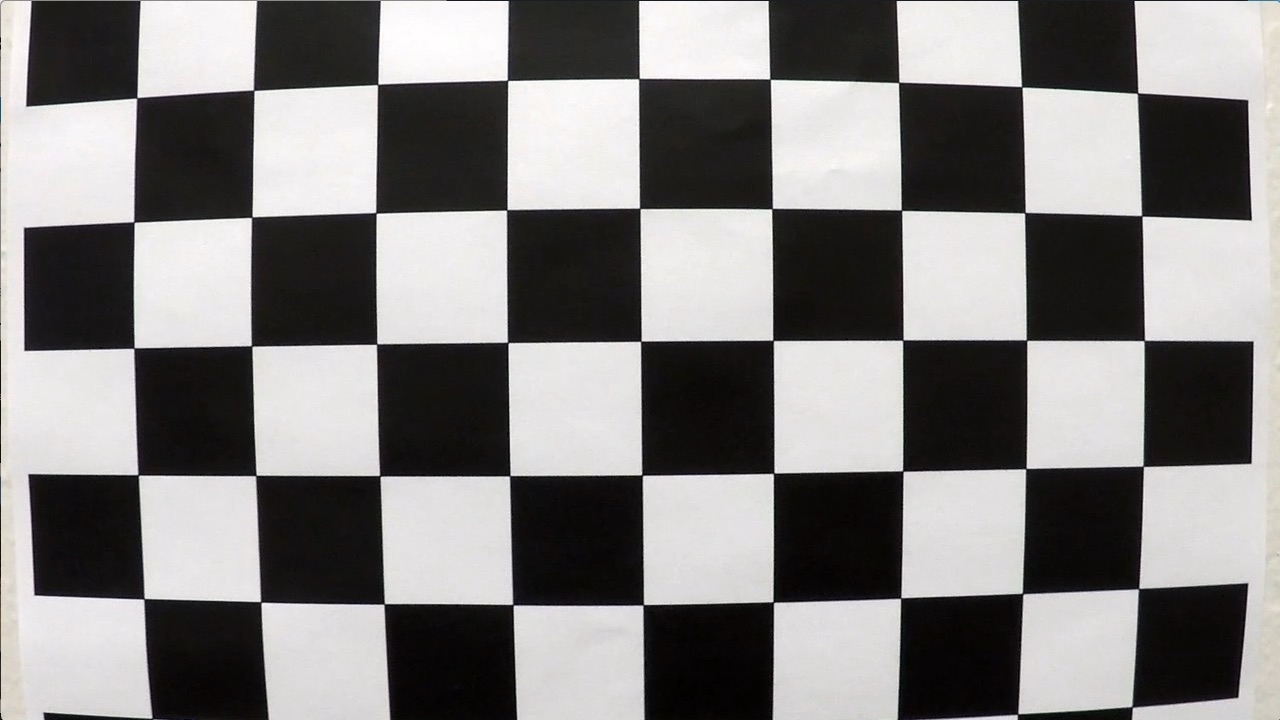
#> input picture camera_cal/calibration1.jpg, 1280 x 720 px; its folder holds 4 pictures in this run
$ python lane_finder.py   (Python 2 division)   (older library calls are emulated)
#> lines starting #> are read from the running program, lines starting #| are printed output that depends on the picture; after the words box and inside, x2 and y2 are one past the last pixel; in counts of white or black regions, pixels touching at a corner belong together
### utils.py
import numpy as np
import cv2

def calibrate_camera(image_paths):
    if not image_paths:
        raise Exception('No image paths defined')

    objp = np.zeros((6 * 9, 3), np.float32)
    objp[:, :2] = np.mgrid[0:9, 0:6].T.reshape(-1, 2)

    # Arrays to store object points and image points from all the images.
    objpoints = []  # 3d points in real world space
    imgpoints = []  # 2d points in image plane.

    gray = None
    # Step through the list and search for chessboard corners
    for fname in image_paths:
        img = cv2.imread(fname)
#> img is the input picture: shape (720, 1280, 3); mean B, G, R 127.8, 128.4, 130.1
        gray = cv2.cvtColor(img, cv2.COLOR_BGR2GRAY)

        ret, corners = cv2.findChessboardCorners(gray, (9, 6), None)
#> ret = False; corners = None

        if ret == True:
            objpoints.append(objp)
            imgpoints.append(corners)

    ret, mtx, dist, rvecs, tvecs = cv2.calibrateCamera(objpoints, imgpoints, gray.shape[::-1], None, None)
    return mtx, dist


def undistort(img, mtx, dist):
    return cv2.undistort(img, mtx, dist, None, mtx)


def gaussian_blur(img, kernel_size):
    """Applies a Gaussian Noise kernel"""
    return cv2.GaussianBlur(img, (kernel_size, kernel_size), 0)

def apply_threshold(mask, thresh):
    binary = np.zeros_like(mask)
    binary[(mask >= thresh[0]) & (mask <= thresh[1])] = 1
    return binary


def get_scaled_sobel(img, orient='x', sobel_kernel=3):
    gray = cv2.cvtColor(img, cv2.COLOR_RGB2GRAY)
    if orient == 'x':
        sobel = cv2.Sobel(gray, cv2.CV_64F, 1, 0, sobel_kernel)
    else:
        sobel = cv2.Sobel(gray, cv2.CV_64F, 0, 1, sobel_kernel)

    sobel = np.absolute(sobel)
    sobel = np.uint8(255 * sobel / np.max(sobel))
    return sobel


def abs_sobel_threshold(img, orient='x', sobel_kernel=3, thresh=[0, 255]):
    sobel = get_scaled_sobel(img, orient, sobel_kernel)
    return apply_threshold(sobel, thresh)


# [18 lines left out: functions mag_thresh, dir_thresh, not called in this run]


def load_image(path):
#> called with path = './test_images/test5.jpg'
    img = cv2.imread(path)
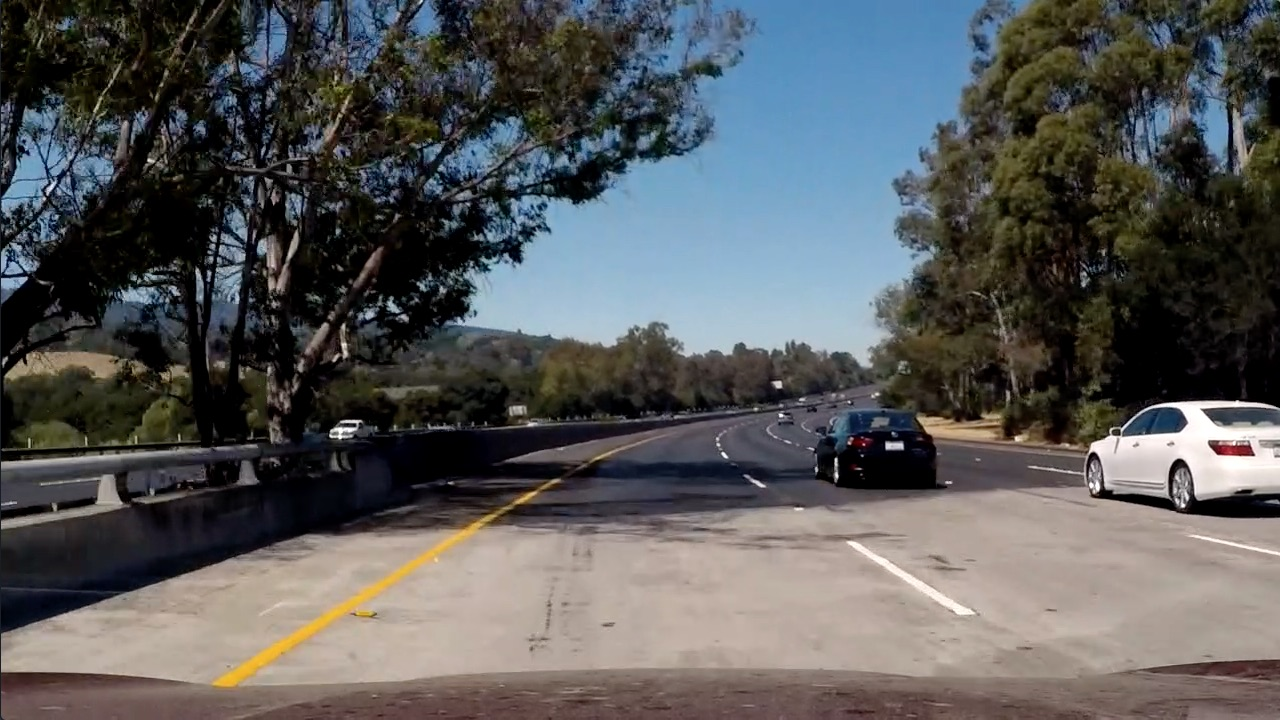
#> input picture test_images/test5.jpg, 1280 x 720 px
#> img is the input picture: shape (720, 1280, 3); mean B, G, R 89.8, 89.3, 88.5
    return cv2.cvtColor(img, cv2.COLOR_BGR2RGB)


# [12 lines left out: function weighted_img, not called in this run]


def perspective_transform(img, src, dst):
    M = cv2.getPerspectiveTransform(src, dst)
    return cv2.warpPerspective(img, M, (img.shape[1],img.shape[0]), flags=cv2.INTER_LINEAR)


# [9 lines left out: function get_line_centers, not called in this run]


def get_lane(image, center, num_windows=9, width=100, minpix=100):
    h = image.shape[0]
    nonzero = image.nonzero()
    nonzeroy = np.array(nonzero[0])
    nonzerox = np.array(nonzero[1])

    lane = []
    window_height = h // num_windows
    current = center

    for window in range(num_windows):
        lo = h - (window + 1) * window_height
        hi = h - window * window_height
        left = current - width
        right = current + width

        good_idx = ((nonzeroy >= lo) & (nonzeroy < hi) &
                    (nonzerox >= left) & (nonzerox < right)).nonzero()[0]
        lane.append(good_idx)
        if len(good_idx) > minpix:
            current = np.int(np.mean(nonzerox[good_idx]))

    lane = np.concatenate(lane)
    return nonzeroy[lane], nonzerox[lane]


def fit_line(fit, y):
    return fit[0] * y ** 2 + fit[1] * y + fit[2]


def get_line_coef(x, y):
    return np.polyfit(y, x, 2)


# [11 lines left out: function find_lane, not called in this run]


def get_curvature(x, y):
    y_eval = np.max(y)
    ym_per_pix = 30 / 720  # meters per pixel in y dimension
    xm_per_pix = 3.7 / 700  # meters per pixel in x dimension

    # Fit new polynomials to x,y in world space
    fit_cr = np.polyfit(y * ym_per_pix, x * xm_per_pix, 2)
    # Calculate the new radii of curvature
    left_curverad = ((1 + (2 * fit_cr[0] * y_eval * ym_per_pix + fit_cr[1]) ** 2) ** 1.5) / np.absolute(
        2 * fit_cr[0])
    return np.round(left_curverad, 2)

### line.py
import numpy as np
import utils

N = 12 # number of measurement to average over

class Line():
    def __init__(self):
        # was the line detected in the last iteration?
        self.detected = False
        # x values of the last n fits of the line
        self.recent_xfitted = []
        # average x values of the fitted line over the last n iterations
        self.bestx = None
        # polynomial coefficients averaged over the last n iterations
        self.best_fit = None
        # polynomial coefficients for the most recent fit
        self.current_fit = []
        # radius of curvature of the line in some units
        self.radius_of_curvature = None
        # distance in meters of vehicle center from the line
        self.line_base_pos = None
        # difference in fit coefficients between last and new fits
        self.diffs = np.array([0, 0, 0], dtype='float')
        # x values for detected line pixels
        self.allx = None
        # y values for detected line pixels
        self.ally = None

    def add_xs(self, x):
        if len(self.recent_xfitted) > N:
            self.recent_xfitted.pop(0)

        self.recent_xfitted.append(x)
        stacked = np.vstack(self.recent_xfitted).T
        self.bestx = np.average(stacked, axis=1).T

    def add_fit(self, coef):
        if len(self.current_fit) > N:
            self.current_fit.pop(0)

        self.current_fit.append(coef)
        stacked = np.vstack(self.current_fit).T
        self.best_fit = np.average(stacked, axis=1).T

    def process_image(self, img, center):
        if not self.detected is None:
            self.ally, self.allx = utils.get_lane(img, center)
        else:
            self.ally, self.allx = utils.find_lane(img, self.current_fit)

        fit_coef = utils.get_line_coef(self.allx, self.ally)
        self.add_fit(fit_coef)
        self.detected = True

        y = np.linspace(0, img.shape[0] - 1, img.shape[0])
        x = utils.fit_line(self.best_fit, y)

        self.add_xs(x)
        self.radius_of_curvature = utils.get_curvature(self.bestx, y)

### lane_finder.py
import cv2
import numpy as np
import utils
import glob
import matplotlib.pyplot as plt
from line import Line


class LaneFinder:
    def __init__(self, mtx, dist):
        self.mtx = mtx
        self.dist = dist
        self.left_line = Line()
        self.right_line = Line()

    def undistort(self, img):
        return cv2.undistort(img, self.mtx, self.dist, None, self.mtx)

    def get_line_centers(self, warped):
        histogram = np.sum(warped[warped.shape[0] / 2:, :], axis=0)

        # Find the peak of the left and right halves of the histogram
        midpoint = np.int(histogram.shape[0] / 2)
        left_center = np.argmax(histogram[:midpoint])
        right_center = np.argmax(histogram[midpoint:]) + midpoint
        return left_center, right_center

    def get_transformation_source(self, img, left=0.44, right=0.56, top=0.655, bottom=1):
        h, w = img.shape[:2]
        top_left = [w * left, h * top, ]
        top_right = [w * right, h * top]
        bottom_left = [w * 0.16, h * bottom]
        bottom_right = [w * 0.86, h * bottom]
        return np.array([top_left, bottom_left, bottom_right, top_right], np.float32)

    def get_transformation_destination(self, img):
        h, w = img.shape[:2]
        top_left = [w * 0.25, 0]
        top_right = [w * 0.75, 0]
        bottom_left = [w * 0.25, h]
        bottom_right = [w * 0.75, h]
        return np.array([top_left, bottom_left, bottom_right, top_right], np.float32)

    def convert_to_birds_eye_view(self, img):
        src = self.get_transformation_source(img)
        dst = self.get_transformation_destination(img)
        M = cv2.getPerspectiveTransform(src, dst)
        return cv2.warpPerspective(img, M, (img.shape[1], img.shape[0]), flags=cv2.INTER_LINEAR)


    # [12 lines left out: function draw_region, not called in this run]

    @staticmethod
    def detect_white_line(image):
        l = np.array([100, 100, 200])
        u = np.array([255, 255, 255])
        detected = cv2.inRange(image, l, u)
        binary = np.zeros(image.shape[:2])
        binary[(detected > 0)] = 1

        return binary

    @staticmethod
    def detect_yellow_line(image):
        image = cv2.cvtColor(image, cv2.COLOR_RGB2HSV)
        l = np.array([20, 100, 100])
        u = np.array([40, 255, 255])
        detected = cv2.inRange(image, l, u)
        binary = np.zeros(image.shape[:2])
        binary[(detected > 0)] = 1

        return binary

    def create_mask(self, img):
        warped = self.undistort(img)

        # Threshold x gradient
        x_sobel = utils.abs_sobel_threshold(warped, 'x', 17, thresh=(20, 170))
#> in get_scaled_sobel, `sobel = cv2.Sobel(gray, cv2.CV_64F, 1, 0, sobel_kernel)`:
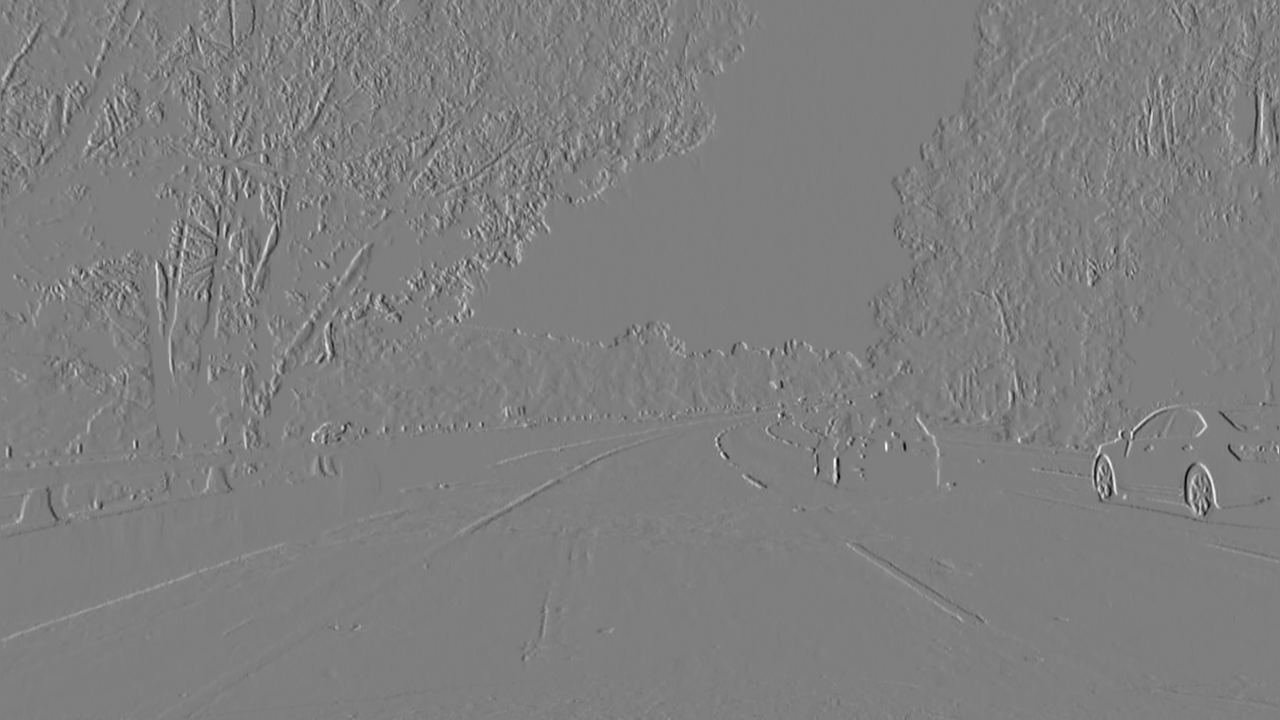
#> sobel: shape (720, 1280) float64; min -709, max 713, mean 0.1; drawn with min black and max white
#> in abs_sobel_threshold, `return apply_threshold(sobel, thresh)`:
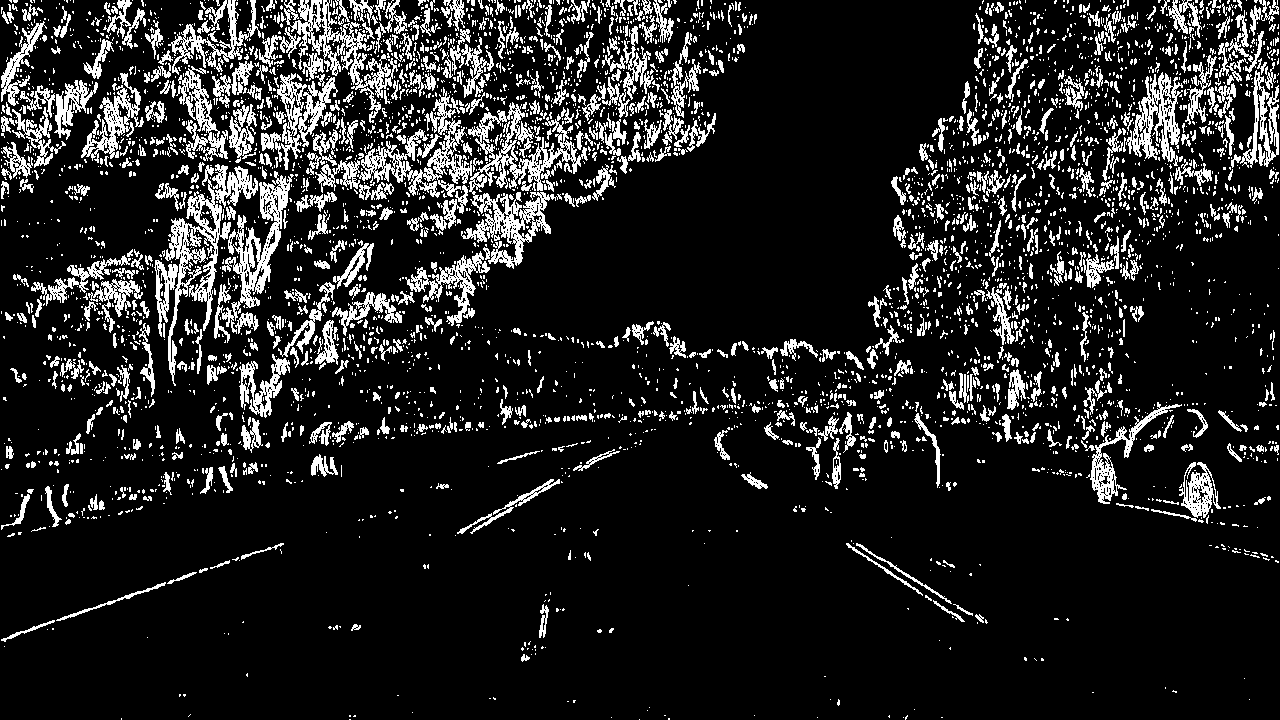
#> returned value: shape (720, 1280); values 0 (black) and 1 (white), 13.6% white in thin lines or dots

        yellow = self.detect_yellow_line(warped)
#> in detect_yellow_line, `image = cv2.cvtColor(image, cv2.COLOR_RGB2HSV)`: image: shape (720, 1280, 3); mean H, S, V 55.7, 81.9, 102.9
#> in detect_yellow_line, `detected = cv2.inRange(image, l, u)`: detected: shape (720, 1280); 0.47% white; 45 white regions (40 under 20 px), largest, box (x1, y1, x2, y2) and area: (158, 512, 504, 720) 3930, (335, 623, 359, 631) 139, (516, 495, 528, 505) 53, (313, 73, 324, 79) 33, (1049, 110, 1059, 120) 24
        white = self.detect_white_line(warped)

        combined_binary = np.zeros_like(x_sobel)
        combined_binary[(white == 1) | (yellow == 1)] = 1

        combined_binary = utils.gaussian_blur(combined_binary, 5)

        return self.convert_to_birds_eye_view(combined_binary)

    # [29 lines left out: functions project_on_image, get_deviation_from_center, not called in this run]

    def process_image(self, img):
        warped = self.create_mask(img)
#> in detect_white_line, `detected = cv2.inRange(image, l, u)`: detected: shape (720, 1280); 7.4% white; 135 white regions (114 under 20 px), largest, box (x1, y1, x2, y2) and area: (458, 136, 916, 359) 57544, (1098, 404, 1280, 502) 8012, (848, 543, 981, 622) 1112
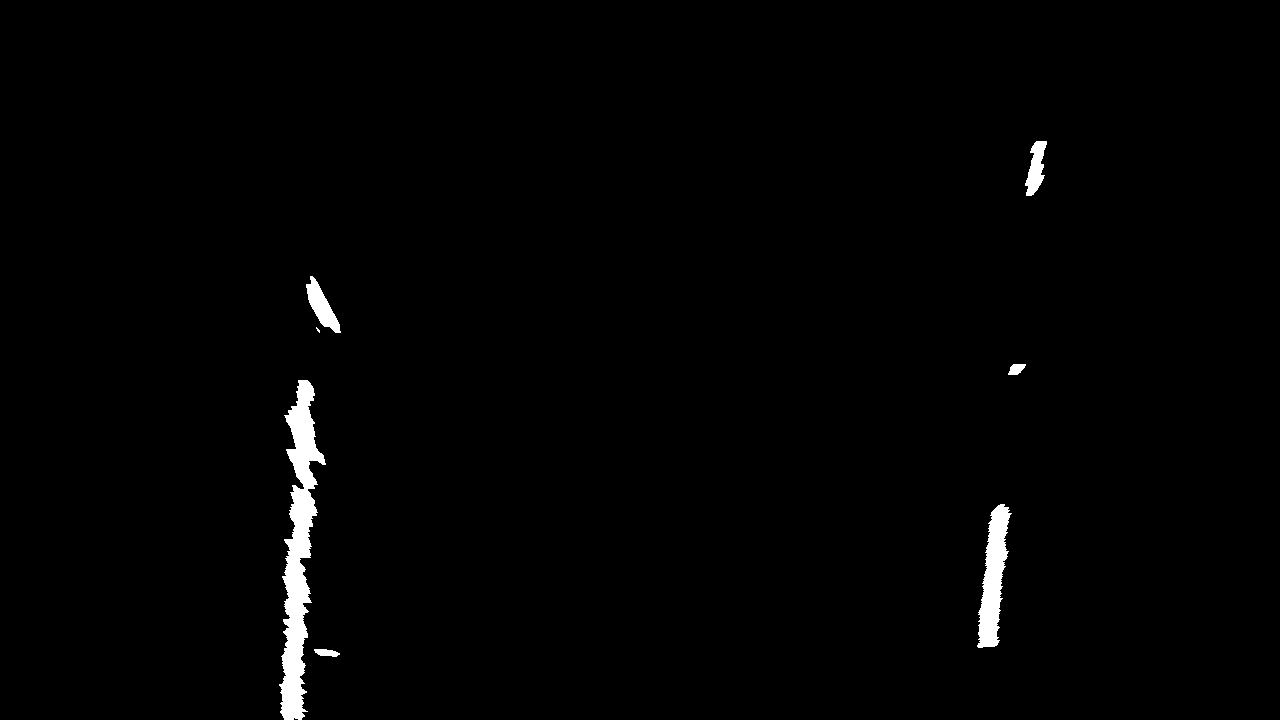
#> warped: shape (720, 1280); values 0 (black) and 1 (white), 1.2% white; 7 white regions (1 under 20 px), largest, box (x1, y1, x2, y2) and area: (279, 380, 326, 720) 7005, (977, 504, 1012, 648) 2652, (306, 276, 341, 333) 837, (1025, 141, 1047, 196) 690, (314, 649, 340, 657) 144, (1008, 364, 1026, 375) 140

        left_center, right_center = self.get_line_centers(warped)
#> in get_line_centers, `histogram = np.sum(warped[warped.shape[0] / 2:, :], axis=0)`: histogram = 1280 values, max 332 at index 299, min 0 at index 0, mean 7.77
#> in get_line_centers, `left_center = np.argmax(histogram[:midpoint])`: left_center = 299
#> in get_line_centers, `right_center = np.argmax(histogram[midpoint:]) + midpoint`: right_center = 996
#> left_center = 299; right_center = 996

        self.left_line.process_image(warped, left_center)
#> in get_lane, `nonzero = image.nonzero()`: nonzero = 11479 positions, rows 141 to 719, columns 279 to 1046
#> in get_lane, `nonzeroy = np.array(nonzero[0])`: nonzeroy = 11479 values from 141 to 719
#> in get_lane, `nonzerox = np.array(nonzero[1])`: nonzerox = 11479 values, max 1046 at index 10, min 279 at index 10694, mean 514
#> in get_lane, `current = center`: current = 299
#> the loop in get_lane, `for window in range(num_windows):` made 9 passes
#> (left, right, current) on passes 1 to 6: (199, 399, 295), (195, 395, 295), (195, 395, 301), (201, 401, 302), (202, 402, 314), (214, 414, 318)
#> (left, right) on passes 7 to 9: (218, 418), (218, 418), (218, 418)
#> after the loop in get_lane, `for window in range(num_windows):`: lane = 9 items
#> in get_lane, `lane = np.concatenate(lane)`: lane = 7997 values, max 11478 at index 1783, min 690 at index 7332, mean 5825.3
#> in process_image, `self.ally, self.allx = utils.get_lane(img, center)`: self.ally = 7997 values, max 719 at index 1770, min 276 at index 7332, mean 526.1; self.allx = 7997 values, max 340 at index 7020, min 279 at index 999, mean 301.3
#> in process_image, `fit_coef = utils.get_line_coef(self.allx, self.ally)`: fit_coef = [0.000149, -0.209, 367.8]
#> in process_image, `x = utils.fit_line(self.best_fit, y)`: x = 720 values, max 367.8 at index 0, min 294.6 at index 702, mean 318.4
#> in add_xs, `stacked = np.vstack(self.recent_xfitted).T`: stacked has the same summary as x in process_image
#> in add_xs, `self.bestx = np.average(stacked, axis=1).T`: self.bestx has the same summary as x in process_image
        self.right_line.process_image(warped, right_center)

        y = np.linspace(0, img.shape[0] - 1, img.shape[0])
        result = self.project_on_image(img, utils.fit_line(self.left_line.best_fit, y),
                                       utils.fit_line(self.right_line.best_fit, y), y)

        result = self.display_mask(result, warped)
        result = self.display_birds_eye(result)

        deviation = self.get_deviation_from_center(result, left_center, right_center)

        curvature = np.round(self.left_line.radius_of_curvature + self.right_line.radius_of_curvature / 2, 2)
        c_text = "Curvature:  {} m".format(curvature)
        dev_text = "Deviation from center: {} m".format(deviation)
        cv2.putText(result, c_text, (50, 50), cv2.FONT_HERSHEY_PLAIN, 2, (255, 255, 255), 2)
        cv2.putText(result, dev_text, (50, 90), cv2.FONT_HERSHEY_PLAIN, 2, (255, 255, 255), 2)

        return result

    # [9 lines left out: functions display_birds_eye, display_mask, not called in this run]

    def add_display(self, result, display, x_offset, y_offset):
        result[y_offset: y_offset + display.shape[0], x_offset: x_offset + display.shape[1]] = display
        return result


if __name__ == "__main__":
    images = glob.glob('./camera_cal/calibration*.jpg')
    mtx, dist = utils.calibrate_camera(images)

    img = utils.load_image('./test_images/test5.jpg')

    lane_finder = LaneFinder(mtx, dist)
#> (the run stopped early here; a loop or call above may not have finished)
